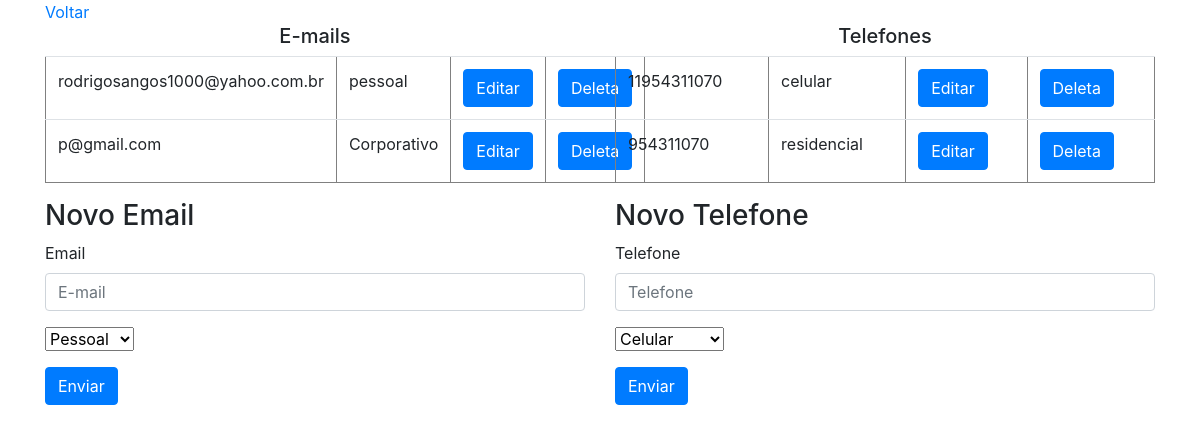
The app's page /dados.php?id=45 with its own data.
### tables this page shows
CREATE TABLE `emails` (
  `id` int(11) NOT NULL,
  `email` varchar(255) NOT NULL,
  `tipo` varchar(32) DEFAULT NULL,
  `id_contato` int(11) NOT NULL
);

CREATE TABLE `telefones` (
  `id` int(11) NOT NULL,
  `telefone` varchar(255) NOT NULL,
  `tipo` varchar(32) DEFAULT NULL,
  `id_contato` int(11) NOT NULL
);

### dados.php (the view, shortened to what this page needs)
<!doctype html>
<html lang="en">
  <head>
    <link rel="stylesheet" href="https://stackpath.bootstrapcdn.com/bootstrap/4.3.1/css/bootstrap.min.css">
  </head>
  <body>
	<div class="container">
		<div class="row">
			<div class="col-md-12">
				<a href="acesso.php">Voltar</a>
			</div>
			<div class="col-md-6">
			<h5 class="text-center">E-mails</h5>
			<?php
				if (($_GET['id']) > 0){
				include ('banco.php');
				$id = $_GET['id'];
				$sql = "SELECT * FROM emails WHERE ID_CONTATO = $id";
				$consulta = $con -> prepare ($sql);
				if ($consulta -> execute ()){
					$total = $consulta->rowCount();
					if($total > 0){
						$dados = $consulta -> fetchAll();
							echo "<table  border=1 class='table'>
									<tr>";
						foreach ($dados as $dado){
							echo "<td>".$dado['email']."</td>";
							echo "<td>".$dado['tipo']."</td>";
							echo "<td><button type='button' class='btn btn-primary' data-toggle='modal' data-target='#exampleModal".$dado['id']."'>
									Editar
								</button></td>";
							echo "<td><button type='button' class='btn btn-primary' data-toggle='modal' data-target='#deleteemail".$dado['id']."'>
									Deleta
								</button></td>";
							echo "</tr><tr>";
						}
						echo "</tr></table>";
					}
					else{
						echo 'Ainda não existem E-mails cadastrados!';
					}
				}
				else {
					echo 'Ocorreu os seguinte erro:'.$consulta -> errorInfo()[2];
				}
				}
			?>
			<h3> Novo Email</h3>
			<form method="post" action="">
				<div class="form-group">
					<label>Email</label>
					<input type="email" name="email" class="form-control" aria-describedby="emailHelp" placeholder="E-mail" required>
				</div>
				<div class="form-group" id="addemail">
					<select name="tipo">
						<option value="Pessoal">Pessoal</option>
					</select>
				</div>
				<button type="submit" class="btn btn-primary">Enviar</button>
			</form>
			</div>
			<div class="col-md-6">
			<h5 class="text-center"> Telefones </h5>
			<?php
				if (($_GET['id']) > 0){
				include ('banco.php');
				$id = $_GET['id'];
				$sql = "SELECT * FROM telefones WHERE ID_CONTATO = $id";
				$consulta = $con -> prepare ($sql);
				if ($consulta -> execute ()){
					$total = $consulta->rowCount();
					if($total > 0){
						$dados = $consulta -> fetchAll();
							echo "<table  border=1 class='table'>
									<tr>";
						foreach ($dados as $dado){
							echo "<td>".$dado['telefone']."</td>";
							echo "<td>".$dado['tipo']."</td>";
							echo "<td><button type='button' class='btn btn-primary' data-toggle='modal' data-target='#exampleModal".$dado['id']."'>
									Editar
								</button></td>";
							echo "<td><button type='button' class='btn btn-primary' data-toggle='modal' data-target='#deletefone".$dado['id']."'>
									Deleta
								</button></td>";
							echo "</tr><tr>";
						}
						echo "</tr></table>";
					}
					else{
						echo 'Ainda não existem Telefones cadastrados!';
					}
				}
				else {
					echo 'Ocorreu os seguinte erro:'.$consulta -> errorInfo()[2];
				}
				}
			?>
			<h3> Novo Telefone </h3>
			<form method="post" action="">
				<div class="form-group">
					<label>Telefone</label>
					<input type="text" name="email" class="form-control" aria-describedby="emailHelp" placeholder="Telefone" required>
				</div>
				<div class="form-group" id="addemail">
					<select name="tipo">
						<option value="Celular">Celular</option>
					</select>
				</div>
				<button type="submit" class="btn btn-primary">Enviar</button>
			</form>
			</div>
		</div>
	</div>
  </body>
</html>

### records on screen
emails: email "rodrigosangos1000@yahoo.com.br", tipo "pessoal"
emails: email "p@gmail.com", tipo "Corporativo"
telefones: telefone "11954311070", tipo "celular"
telefones: telefone "954311070", tipo "residencial"
